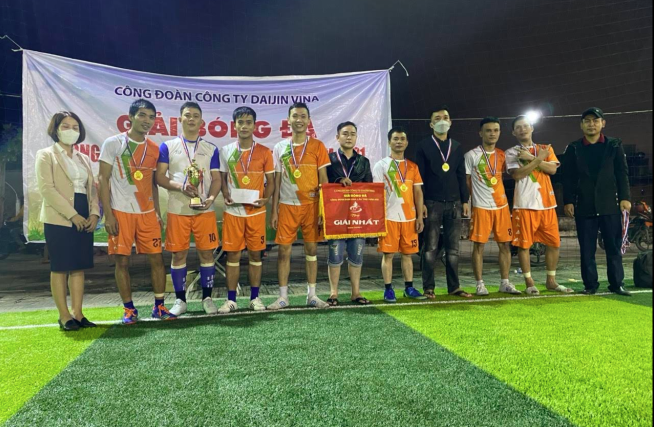
#> input picture media/images/2.png, 1307 x 854 px (shown at 1/2 size); its folder holds only this picture in this run
$ python regenerate_previews.py
#> lines starting #> are read from the running program, lines starting #| are printed output that depends on the picture
from __future__ import annotations

import sys
from pathlib import Path
from typing import Iterable

from PIL import Image


MAX_SIZE = (700, 700)
QUALITY = 70
VALID_EXTENSIONS = (".jpg", ".jpeg", ".png", ".webp", ".bmp", ".tiff")


def to_rgb(image: Image.Image) -> Image.Image:
    if image.mode in ("RGB", "L"):
        return image.convert("RGB")

    if image.mode == "P":
        image = image.convert("RGBA")

    if image.mode in ("RGBA", "LA"):
        background = Image.new("RGB", image.size, (255, 255, 255))
        mask = image.getchannel("A") if "A" in image.getbands() else None
        background.paste(image.convert("RGB"), mask=mask)
        return background

    return image.convert("RGB")


def create_preview(image_path: Path, preview_dir: Path) -> Path:
    with Image.open(image_path) as img:
#> img is the input picture: PIL image 1307x854 RGBA; mean R, G, B, A 99, 108.9, 78.9, 255
        img = to_rgb(img)
#> in to_rgb, `background = Image.new("RGB", image.size, (255, 255, 255))`: background: PIL image 1307x854 RGB; every value is 255
#> in to_rgb, `mask = image.getchannel("A") if "A" in image.getbands() else None`: mask: PIL image 1307x854 L; every value is 255
        img.thumbnail(MAX_SIZE, Image.Resampling.LANCZOS)
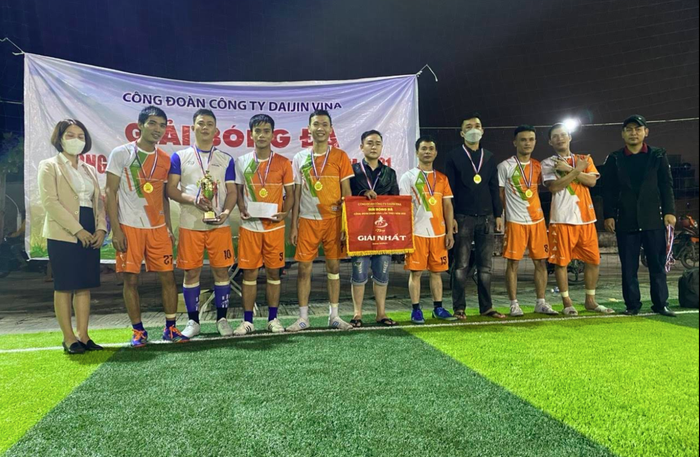
#> img: PIL image 700x457 RGB; mean R, G, B 99, 108.9, 78.9

        preview_dir.mkdir(parents=True, exist_ok=True)
        original_name = image_path.name
        name_parts = original_name.rsplit(".", 1)
        preview_name = f"{name_parts[0]}_preview.jpg"
        preview_path = preview_dir / preview_name
        img.save(preview_path, format="JPEG", quality=QUALITY, optimize=True)
        return preview_path


def iter_source_images(images_dir: Path) -> Iterable[Path]:
    for entry in images_dir.iterdir():
        if entry.is_dir() or entry.suffix.lower() not in VALID_EXTENSIONS:
            continue
        yield entry


def main() -> int:
    root_dir = Path(__file__).resolve().parent.parent
    images_dir = root_dir / "media" / "images"
    preview_dir = images_dir / "preview"

    if not images_dir.exists():
        print(f"[!] Images directory not found: {images_dir}")
        return 1

    generated = 0
    errors: list[tuple[Path, Exception]] = []

    for image_path in iter_source_images(images_dir):
        try:
            create_preview(image_path, preview_dir)
            generated += 1
            print(f"[+] Preview saved for {image_path.name}")
        except Exception as exc:
            errors.append((image_path, exc))
            print(f"[x] Failed for {image_path.name}: {exc}")

    print(f"\nDone. Generated {generated} previews into {preview_dir}.")
    if errors:
        print("The following images failed:")
        for path, exc in errors:
            print(f" - {path.name}: {exc}")
        return 1

    return 0


if __name__ == "__main__":
    raise SystemExit(main())
#> (the program exits here)
